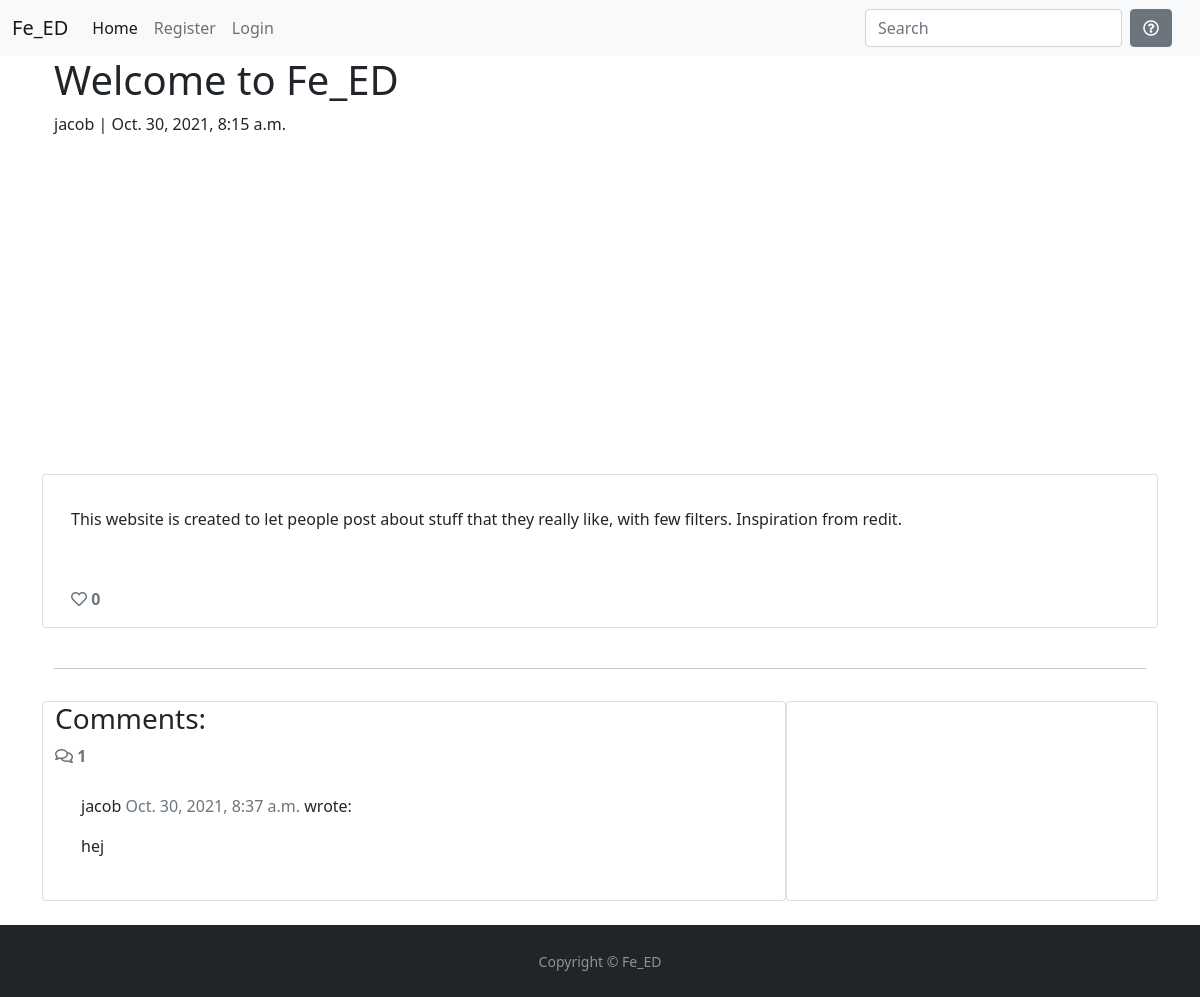
The page /welcome-to-fe_ed-367639/ on the database its author committed.
### articles/models.py (models this page shows, shortened)
class Article(models.Model):
    user = models.ForeignKey(User, on_delete=models.CASCADE, null=True, related_name='article')
    title = models.CharField(max_length=200)
    slug = models.SlugField(blank=True, null=True)
    content = models.TextField()
    featured_image = CloudinaryField('image', default='placeholder')
    published = models.DateTimeField(auto_now_add=True)
    updated = models.DateTimeField(auto_now=True)
    status = models.IntegerField(choices=STATUS, default=0)
    likes = models.ManyToManyField(User, related_name='article_like', blank=True)
    class Meta:
        ordering = ('-published',)
    def number_of_likes(self):
        return self.likes.count()

class Comment(models.Model):
    post = models.ForeignKey(Article, on_delete=models.CASCADE, related_name="comments")
    name = models.CharField(max_length=80)
    email = models.EmailField()
    body = models.TextField()
    created_on = models.DateTimeField(auto_now_add=True)
    approved = models.BooleanField(default=True)
    class Meta:
        ordering = ["created_on"]

### articles/views.py (the view, shortened to what this page needs)
# urls.py: path('<slug:slug>/', views.ArticleDetail.as_view(), name='article_detail'),
class ArticleDetail(View):
    def get(self, request, slug, *args, **kwargs):
        queryset = Article.objects.filter(status=1)
        article = get_object_or_404(queryset, slug=slug)
        comments = article.comments.filter(approved=True).order_by('created_on')
        liked = False
        if article.likes.filter(id=self.request.user.id).exists():
            liked = True
        return render(
            request,
            "article_detail.html",
            {
                "article": article,
                "comments": comments,
                "liked": liked,
                "comment_form": CommentForm()
            },
        )

### articles/forms.py
class CommentForm(forms.ModelForm):
    class Meta:
        model = Comment
        fields = ('body',)

### templates/article_detail.html (shortened to what this page needs)
{% extends 'base.html' %} {% block content %}
{% load static %}
{% load crispy_forms_tags %}
<div class="masthead">
    <div class="container">
        <div class="row g-0">
            <div class="col-md-6 masthead-text mb-3">
                <h1 class="post-title">{{ article.title }}</h1>
                <p class="post-subtitle"> {{ article.user }} | {{ article.published }} </p>
            </div>
            <div class="d-none d-md-block col-md-12 detail-image">
            </div>
        </div>
    </div>
</div>
<div class="container">
    <div class="row mt-3">
        <div class="col card mb-4  mt-3 left  top">
            <div class="card-body">
                <p class="card-text ">
                    {{ article.content | safe }}
                </p>
                <div class="row">
                    <div class="col-1">
                        <strong>
                            {% if user.is_authenticated %}
                            <form class="d-inline" action="{% url 'articles:article_like' article.slug %}" method="POST">
                                {% csrf_token %}
                                {% if liked %}
                                <button type="submit" name="blogpost_id" value="{{article.slug}}" class="btn-like"><i
                                        class="fas fa-heart"></i></button>
                                {% else %}
                                <button type="submit" name="blogpost_id" value="{{article.slug}}" class="btn-like"><i
                                        class="far fa-heart"></i></button>
                                {% endif %}
                            </form>
                            {% else %}
                            <span class="text-secondary"><i class="far fa-heart"></i></span>
                            {% endif %}
                            <span class="text-secondary"> {{ article.number_of_likes }}</span>
                        </strong>
                    </div>
                </div>
            </div>
        </div>
    </div>
    <div class="row">
        <div class="col">
            <hr>
        </div>
    </div>
    <div class="row">
        <div class="col-md-8 card mb-4  mt-3 ">
            <h3>Comments:</h3>
            <div class="col-1">
                {% with comments.count as total_comments %}
                <strong class="text-secondary"><i class="far fa-comments"></i>
                    {{ total_comments }}
                </strong>
                {% endwith %}
            </div>
            <div class="card-body">
                {% for comment in comments %}
                <div class="comments" style="padding: 10px;">
                    <p class="font-weight-bold">
                        {{ comment.name }}
                        <span class=" text-muted font-weight-normal">
                            {{ comment.created_on }}
                        </span> wrote:
                    </p>
                    {{ comment.body | linebreaks }}
                </div>
                {% endfor %}
            </div>
        </div>
        <div class="col-md-4 card mb-4  mt-3 ">
            <div class="card-body">
            </div>
        </div>
    </div>
</div>
{% endblock content %}

### static/css/style.css (style rules this page uses)
html, body { height: 100%; }
.detail-image { margin-top: 10px; overflow: hidden; position: relative; display: inline-block; height: 33vh; width: 100%; }

### rows shown on the page
Article: title "Welcome to Fe_ED", user "jacob", published "Oct. 30, 2021, 8:15 a.m.", content "This website is created to let people post about stuff that they really like, with few filters. Inspiration from redit.", number_of_likes "0"
Comment: name "jacob", created_on "Oct. 30, 2021, 8:37 a.m.", body "hej"

### other values the page prints
{{ total_comments }} "1"
